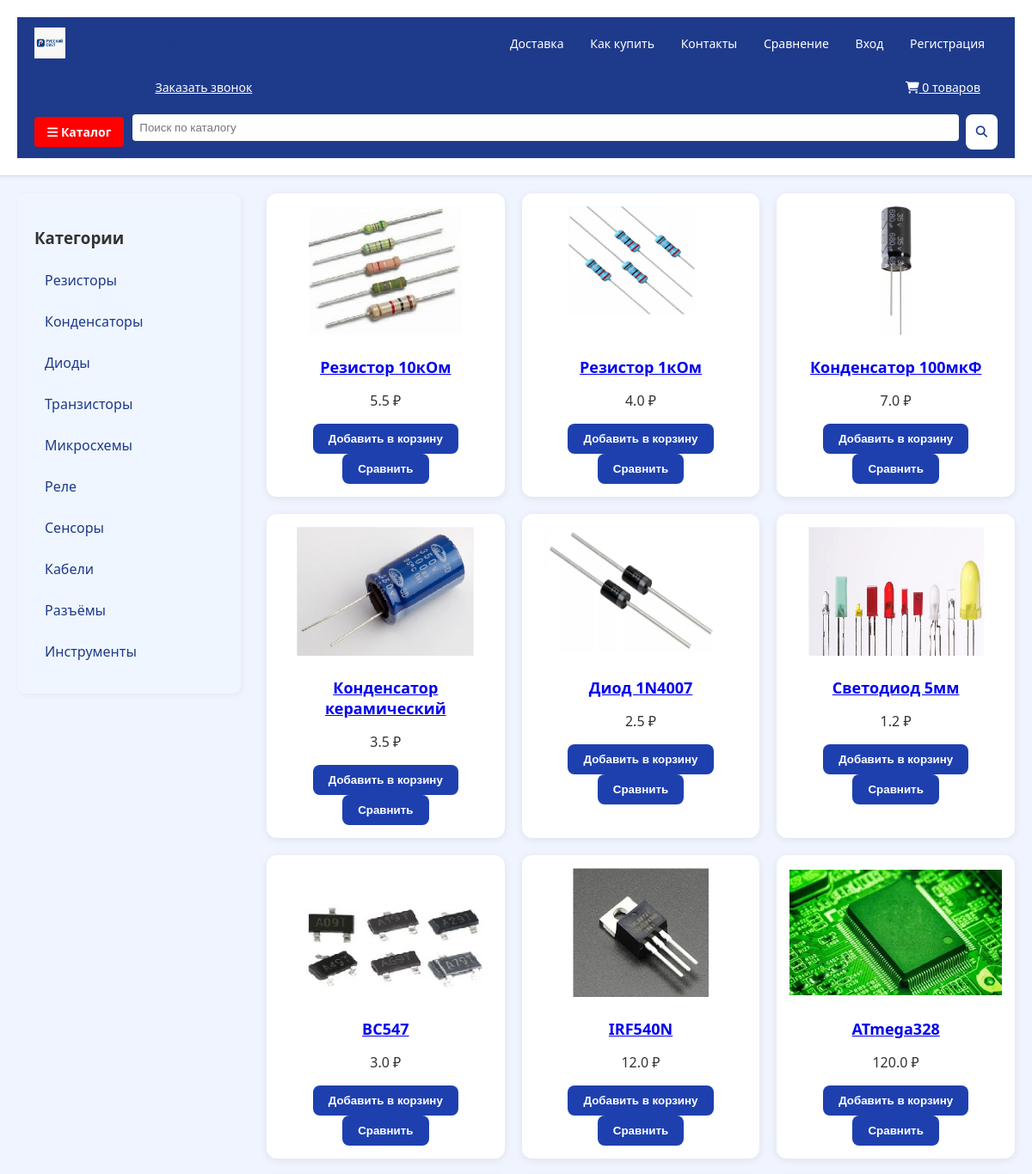
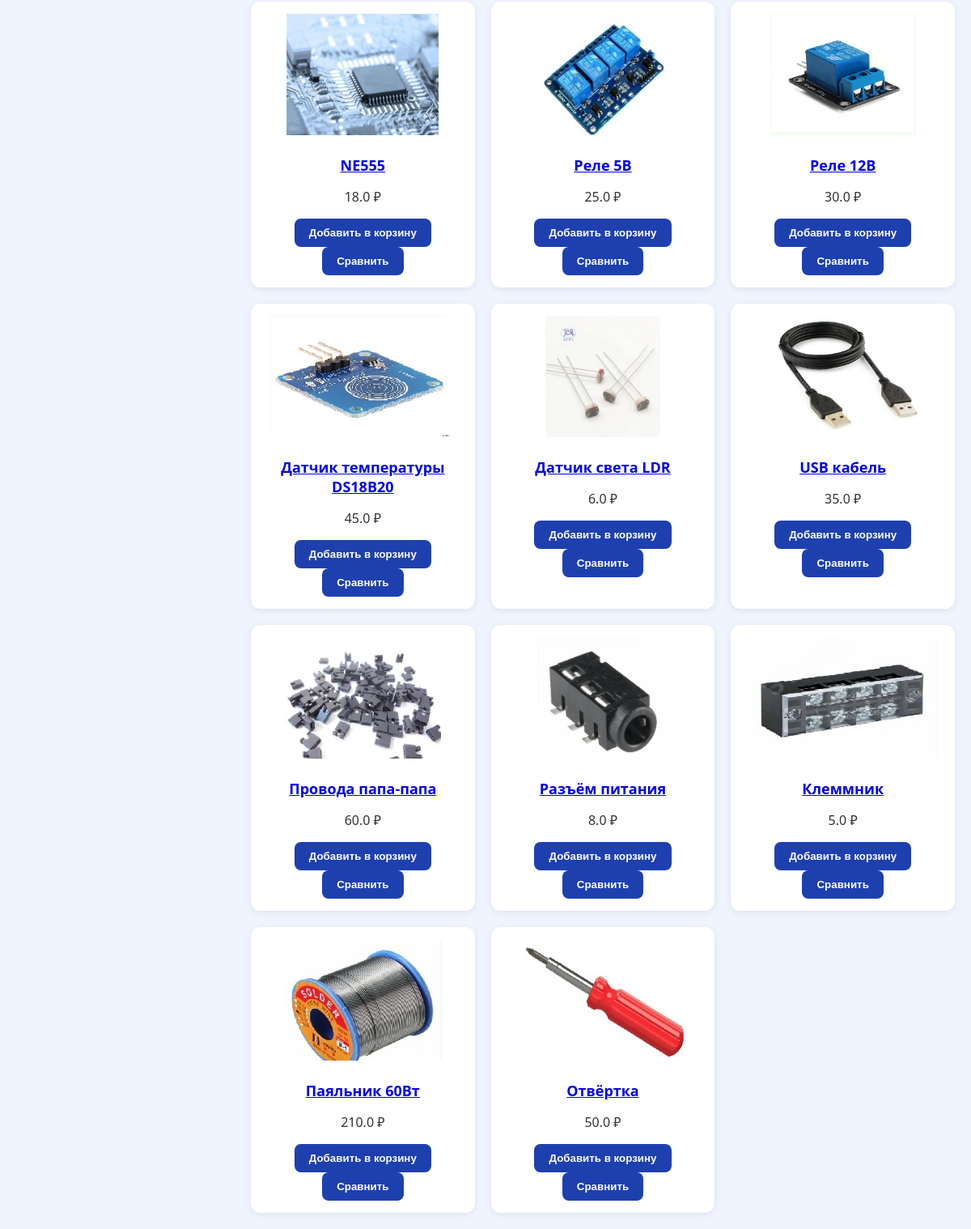
/catalog, run on the app's committed database (2 pictures, top to bottom).
### tables this page shows
CREATE TABLE products (
    id INTEGER PRIMARY KEY AUTOINCREMENT,
    name TEXT NOT NULL,
    description TEXT,
    price REAL NOT NULL,
    category TEXT NOT NULL,
    image TEXT
);

### app.py (the view)
@app.route('/catalog')
def catalog():
    category = request.args.get('category')
    filter_text = request.args.get('filter')
    conn = get_db_connection()
    query = "SELECT * FROM products"
    params = []
    if category:
        query += " WHERE category = ?"
        params.append(category)
    elif filter_text:
        query += " WHERE name LIKE ? OR description LIKE ?"
        params.extend([f"%{filter_text}%", f"%{filter_text}%"])
    products = conn.execute(query, params).fetchall()
    categories = conn.execute("SELECT DISTINCT category FROM products").fetchall()
    conn.close()
    return render_template('catalog.html', products=products, categories=categories, selected_category=category)

### app.py (called while the page is built)
def get_db_connection():
    conn = sqlite3.connect(DATABASE)
    conn.row_factory = sqlite3.Row
    return conn

### templates/catalog.html
{% extends 'base.html' %}
{% block content %}
<div style="display: flex;">
    <aside class="sidebar">
        <h3>Категории</h3>
        {% for cat in categories %}
            <a href="{{ url_for('catalog', category=cat['category']) }}" class="category-link {% if cat['category'] == selected_category %}active{% endif %}">
                {{ cat['category'] }}
            </a>
        {% endfor %}
    </aside>
    <div class="product-grid">
        {% for product in products %}
        <div class="product-card">
            <img src="{{ url_for('static', filename='images/' + product['image']) }}" alt="{{ product['name'] }}" class="product-image">
            <h3><a href="{{ url_for('product', product_id=product['id']) }}">{{ product['name'] }}</a></h3>
            <p>{{ product['price'] }} ₽</p>
            <form method="post" action="{{ url_for('add_to_cart', product_id=product['id']) }}">
                <button type="submit">Добавить в корзину</button>
            </form>
            <form method="post" action="{{ url_for('compare_add', product_id=product['id']) }}">
                <button type="submit">Сравнить</button>
            </form>
        </div>
        {% endfor %}
    </div>
</div>
{% endblock %}

### templates/base.html (shortened to what this page needs)
<!DOCTYPE html>
<html lang="ru">
<head>
    <link href="{{ url_for('static', filename='css/style.css') }}" rel="stylesheet" />
    <link href="https://cdnjs.cloudflare.com/ajax/libs/font-awesome/6.4.0/css/all.min.css" rel="stylesheet" />
</head>
<body>
    <header class="site-header">
        <div class="header-top">
            <div class="logo">
                <img alt="Русский свет" src="{{ url_for('static', filename='images/logo.png') }}" />
                <span class="logo-text">Русский свет</span>
            </div>
            <nav class="top-nav">
                <a href="{{ url_for('delivery') }}">Доставка</a>
                <a href="{{ url_for('howto') }}">Как купить</a>
                <a href="{{ url_for('contacts') }}">Контакты</a>
                <a href="{{ url_for('compare') }}">Сравнение</a>
                {% if session.username %}
                <a href="{{ url_for('profile') }}">Кабинет</a>
                {% else %}
                <a href="{{ url_for('login') }}">Вход</a>
                <a href="{{ url_for('register') }}">Регистрация</a>
                {% endif %}
            </nav>
        </div>
        <div class="header-middle">
            <div class="contact-block">
                <span><i class="fa fa-phone"></i> 8 (800) 123-45-67</span>
                <a href="#">Заказать звонок</a>
            </div>
            <div class="location-block">
                <i class="fa fa-map-marker-alt"></i> Тверь
            </div>
            <div class="cart-block">
                <a href="{{ url_for('cart') }}">
                    <i class="fa fa-shopping-cart"></i> {{ session.cart|length if session.cart else 0 }} товаров
                </a>
            </div>
        </div>
        <div class="search-bar">
            <a class="catalog-button" href="{{ url_for('catalog') }}">
                <i class="fa fa-bars"></i> Каталог
            </a>
            <form action="{{ url_for('catalog') }}" class="search-form" method="get"><input name="filter"
                    placeholder="Поиск по каталогу" required="required" type="text" /><button type="submit"><i
                        class="fa fa-search"></i></button></form>
        </div>
    </header>
    <main>
        {% block content %}{% endblock %}
    </main>
</body>
</html>

### static/css/style.css (style rules this page uses)
body { font-family: 'Segoe UI', sans-serif; background-color: #f0f4ff; color: #333; margin: 0; }
header { background-color: #1e3a8a; color: white; padding: 20px; text-align: center; position: sticky; top: 0; z-index: 10; box-shadow: 0 4px 6px rgba(0,0,0,0.15); }
nav a { color: white; margin: 0 15px; text-decoration: none; font-weight: bold; transition: color 0.2s ease; }
main { padding: 20px; }
button, .button { background-color: #1e40af; color: white; border: none; padding: 10px 18px; font-weight: bold; border-radius: 8px; cursor: pointer; transition: background 0.3s ease, transform 0.2s ease; }
.product-grid { display: grid; grid-template-columns: repeat(auto-fill, minmax(240px, 1fr)); gap: 20px; margin-left: 30px; flex: 1; }
.product-card { background-color: white; border-radius: 12px; padding: 15px; box-shadow: 0 2px 10px rgba(0,0,0,0.08); transition: transform 0.3s ease, box-shadow 0.3s ease; text-align: center; }
.product-card h3 { font-size: 18px; margin: 10px 0; color: #1e3a8a; }
.sidebar { width: 220px; padding: 20px; background-color: #eff6ff; border-radius: 10px; box-shadow: 2px 2px 8px rgba(0,0,0,0.05); height: fit-content; position: sticky; top: 100px; }
.category-link { display: block; color: #1e3a8a; text-decoration: none; margin: 10px 0; padding: 8px 12px; border-radius: 6px; transition: background 0.3s ease; }
input[type=text], input[type=password], input[type=email] { padding: 10px; border-radius: 6px; border: 1px solid #ccc; width: 100%; margin-bottom: 10px; }
.site-header { background-color: #ffffff; border-bottom: 1px solid #ddd; font-size: 14px; color: #1e3a8a; box-shadow: 0 2px 6px rgba(0,0,0,0.05); }
.header-top, .header-middle, .search-bar { display: flex; justify-content: space-between; align-items: center; padding: 12px 20px; flex-wrap: wrap; }
.logo { display: flex; align-items: center; }
.logo img { height: 36px; margin-right: 10px; }
.logo-text { font-size: 20px; font-weight: bold; color: #1e3a8a; }
.top-nav a { margin-left: 12px; color: #1e3a8a; text-decoration: none; font-weight: 500; }
.header-middle .contact-block, .header-middle .location-block, .header-middle .cart-block { margin-right: 20px; color: #1e3a8a; display: flex; align-items: center; gap: 10px; }
.search-bar { background-color: #1e3a8a; padding: 10px 20px; gap: 10px; }
.catalog-button { background-color: red; color: white; padding: 8px 15px; text-decoration: none; border-radius: 4px; font-weight: bold; }
.search-form { display: flex; flex: 1; gap: 8px; }
.search-form input[type="text"] { flex: 1; padding: 8px; border: none; border-radius: 4px; }
.search-form button { background-color: white; border: none; padding: 8px 12px; cursor: pointer; }
.search-form i { color: #1e3a8a; }
.header-top, .header-middle { background-color: #1e3a8a; color: white; }
.header-top a, .header-middle a { color: white; }
.product-image { max-width: 100%; height: 150px; object-fit: contain; margin-bottom: 10px; }

### data on the page
products: image (picture), name "Резистор 10кОм", price "5.5"
products: image (picture), name "Резистор 1кОм", price "4.0"
products: image (picture), name "Конденсатор 100мкФ", price "7.0"
products: image (picture), name "Конденсатор керамический", price "3.5"
products: image (picture), name "Диод 1N4007", price "2.5"
products: image (picture), name "Светодиод 5мм", price "1.2"
products: image (picture), name "BC547", price "3.0"
products: image (picture), name "IRF540N", price "12.0"
products: image (picture), name "ATmega328", price "120.0"
products: image (picture), name "NE555", price "18.0"
products: image (picture), name "Реле 5В", price "25.0"
products: image (picture), name "Реле 12В", price "30.0"
products: image (picture), name "Датчик температуры DS18B20", price "45.0"
products: image (picture), name "Датчик света LDR", price "6.0"
products: image (picture), name "USB кабель", price "35.0"
products: image (picture), name "Провода папа-папа", price "60.0"
products: image (picture), name "Разъём питания", price "8.0"
products: image (picture), name "Клеммник", price "5.0"
products: image (picture), name "Паяльник 60Вт", price "210.0"
products: image (picture), name "Отвёртка", price "50.0"

### other printed values
{{ session.cart|length if session.cart else 0 }} "0"
{{ cat['category'] }} "Резисторы" "Конденсаторы" "Диоды" "Транзисторы" "Микросхемы" "Реле" "Сенсоры" "Кабели" "Разъёмы" "Инструменты"
